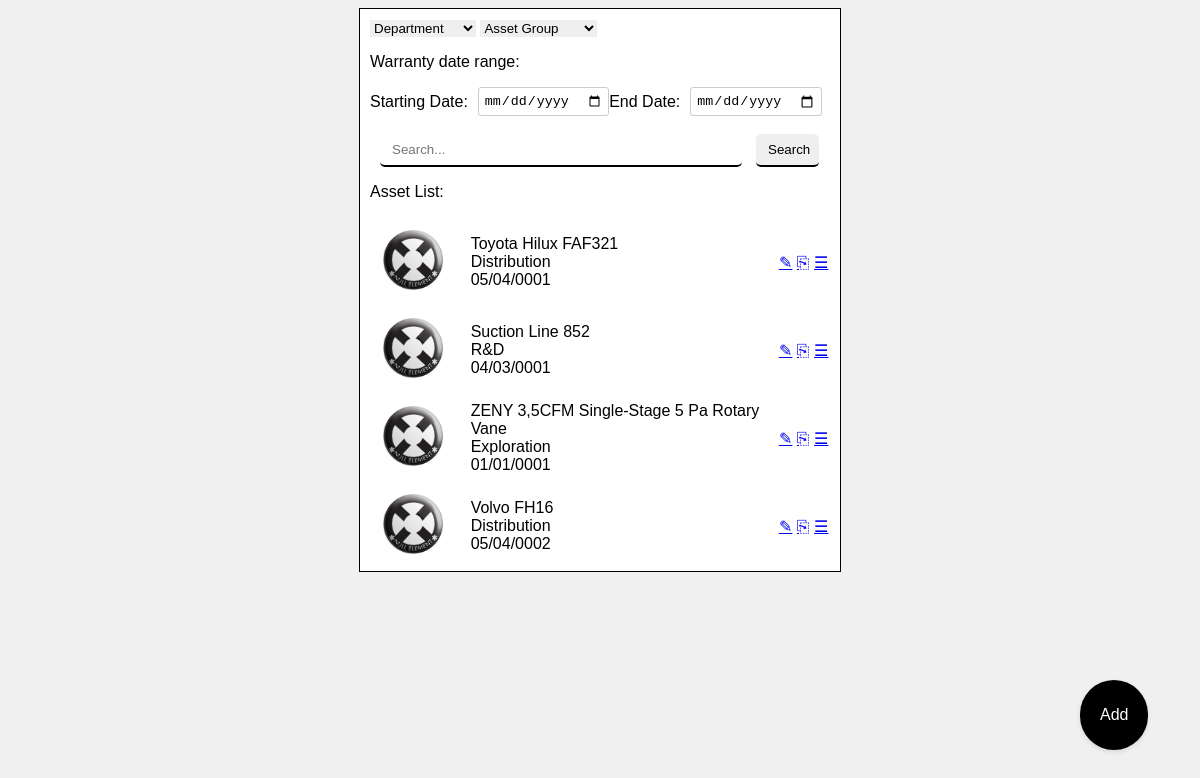
The app's page /Session1/session1.php with its own data.
### tables this page shows
CREATE TABLE `assets` (
  `ID` bigint(20) NOT NULL AUTO_INCREMENT,
  `AssetSN` varchar(20) NOT NULL,
  `AssetName` varchar(150) NOT NULL,
  `DepartmentLocationID` bigint(20) NOT NULL,
  `EmployeeID` bigint(20) NOT NULL,
  `AssetGroupID` bigint(20) NOT NULL,
  `Description` text NOT NULL,
  `WarrantyDate` date DEFAULT NULL,
  PRIMARY KEY (`ID`),
  KEY `FK_Assets_Employees` (`EmployeeID`),
  KEY `FK_Assets_AssetGroups` (`AssetGroupID`),
  KEY `FK_Assets_DepartmentLocations` (`DepartmentLocationID`),
  CONSTRAINT `FK_Assets_AssetGroups` FOREIGN KEY (`AssetGroupID`) REFERENCES `assetgroups` (`ID`),
  CONSTRAINT `FK_Assets_DepartmentLocations` FOREIGN KEY (`DepartmentLocationID`) REFERENCES `departmentlocations` (`ID`),
  CONSTRAINT `FK_Assets_Employees` FOREIGN KEY (`EmployeeID`) REFERENCES `employees` (`ID`)
);

CREATE TABLE `departments` (
  `ID` bigint(20) NOT NULL AUTO_INCREMENT,
  `Name` varchar(100) NOT NULL,
  PRIMARY KEY (`ID`)
);

### Session1/session1.php (the view, shortened to what this page needs)
<!DOCTYPE html>
<html>
<head>
    <link rel="stylesheet" href="css/session1.css">
</head>
<div class="button1" onclick="Add()">
    <div>
        <p>Add</p>
    </div>
</div>
<body>
    <div class="Porttrait">
        <div class="container">
            <form method="post">
                <select name="department">
                    <option value="">Department</option>
                </select>
                <select name="assetgroups">
                    <option value="">Asset Group</option>
                </select>
                <div>
                    <p>Warranty date range:</p>
                    <div class="date-range">
                        <label for="start-date">Starting Date:</label>
                        <input type="date" name="start-date">
                        <label for="end-date">End Date:</label>
                        <input type="date" name="end-date" onchange="performdateSearch()">
                    </div><br>
                </div>
                <div class="search-container">
                    <input type="text" name="search" class="search" placeholder="Search...">
                    <input type="submit" class="button" name="submit" value="Search">
                </div>
            </form>
            <?php
            include "connection/connection.php";
            $sql = "SELECT departmentlocations.*, departments.*, assets.*
            FROM assets
            JOIN departmentlocations ON assets.DepartmentLocationID = departmentlocations.ID
            JOIN departments ON departmentlocations.DepartmentID = departments.ID
            JOIN locations ON departmentlocations.LocationID = locations.ID";
            $result = $conn->query($sql);
            ?>
            <div class="table-container">
                <p>Asset List:</p>
                <table>
                    <tbody id="table-body">
                        <?php
                        if ($result->num_rows > 0) {
                            while ($row = $result->fetch_assoc()) {
                        ?>
                                <tr>
                                    <td>
                                        <img src="file/Null-Item.png" height="60px" width="60px" style="margin: 10px 10px 10px 10px">
                                    </td>
                                    <td style="width:300px;">
                                        <?php echo $row['AssetName']; ?><br>
                                        <?php echo $row['Name']; ?><br>
                                        <div><?php echo $row['AssetSN']; ?></div>
                                    </td>
                                    <td>
                                    </td>
                                    <td>
                                        <a href="updateasset.php?ID=<?php echo $row['ID']; ?>">&#9998;</a>
                                        <a href="transferasset.php?ID=<?php echo $row['ID']; ?>">&#9112;</a>
                                        <a href="Historytransfer.php?ID=<?php echo $row['ID']; ?>">&#9776;</a>
                                    </td>
                                </tr>
                            <?php
                            }
                        } else {
                            ?>
                            <label>No Assets Found.</label>
                        <?php
                        }
                        ?>
                    </tbody>
                </table>
            </div>
        </div>
    </div>
</body>
</html>

### Session1/css/session1.css (style rules this page uses)
* { user-select: none; }
body { font-family: Arial, sans-serif; background-color: #f0f0f0; }
p { font-size: 16px; }
.Porttrait .container { background-color: white; border: 1px solid black; position: absolute; width: 470px; height: 98%; display: none; }
table { width: 100%; }
.date-range { display: flex; align-items: center; }
.date-range label { margin-right: 10px; }
.date-range input[type="date"] { padding: 5px; border: 1px solid #ccc; border-radius: 3px; }
.search-container { display: grid; align-items: center; grid-template-columns: 80% 15%; position: relative; left: 10px; }
.search-container input { padding: 8px 12px; border: 1px; border-radius: 5px; cursor: pointer; width: 90%; border-bottom: 2px solid black; transition: border-color 0.3s ease; }
input { border: none; outline: none; }
.button1 { display: inline-block; padding: 10px 20px; font-size: 16px; border: none; border-radius: 5px; cursor: pointer; color: #fff; background-color: #000000; box-shadow: 0px 2px 5px rgba(0, 0, 0, 0.1); transition: background-color 0.3s; border-radius: 40px; position: absolute; top: 85%; left: 90%; }

### Session1/session1.php (style rules this page uses)
.button1 { display: inline-block; padding: 10px 20px; font-size: 16px; border: none; border-radius: 5px; cursor: pointer; color: #fff; background-color: #000000; box-shadow: 0px 2px 5px rgba(0, 0, 0, 0.1); transition: background-color 0.3s; border-radius: 40px; position: absolute; top: 85%; left: 90%; }
select { border: none; outline: none; }
.container { padding-top: 10px; padding-left: 10px; }
.Porttrait { display: flex; justify-content: center; }
.Porttrait .container { background-color: white; border: 1px solid black; position: absolute; width: 470px; height: auto; display: none; }

### records on screen
assets: AssetName "Toyota Hilux FAF321", departments.Name "Distribution", AssetSN "05/04/0001"
assets: AssetName "Suction Line 852", departments.Name "R&D", AssetSN "04/03/0001"
assets: AssetName "ZENY 3,5CFM Single-Stage 5 Pa Rotary Vane", departments.Name "Exploration", AssetSN "01/01/0001"
assets: AssetName "Volvo FH16", departments.Name "Distribution", AssetSN "05/04/0002"
